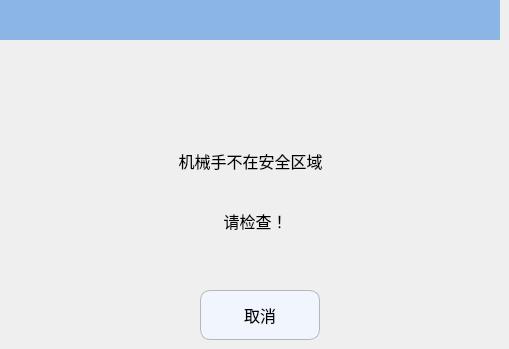
   <widget class="QWidget" name="page_3">
    <widget class="QLabel" name="label_tip1">
     <property name="geometry">
      <rect>
       <x>120</x>
       <y>140</y>
       <width>261</width>
       <height>41</height>
      </rect>
     </property>
     <property name="font">
      <font>
       <pointsize>12</pointsize>
      </font>
     </property>
     <property name="text">
      <string>机械手不在安全区域</string>
     </property>
     <property name="alignment">
      <set>Qt::AlignCenter</set>
     </property>
    </widget>
    <widget class="QLabel" name="label_10">
     <property name="geometry">
      <rect>
       <x>0</x>
       <y>0</y>
       <width>500</width>
       <height>40</height>
      </rect>
     </property>
     <property name="minimumSize">
      <size>
       <width>500</width>
       <height>40</height>
      </size>
     </property>
     <property name="maximumSize">
      <size>
       <width>500</width>
       <height>30</height>
      </size>
     </property>
     <property name="font">
      <font>
       <pointsize>16</pointsize>
      </font>
     </property>
     <property name="styleSheet">
      <string notr="true">QLabel{background-color:#8BB5E5;}</string>
     </property>
     <property name="text">
      <string/>
     </property>
     <property name="alignment">
      <set>Qt::AlignCenter</set>
     </property>
    </widget>
    <widget class="QPushButton" name="Btn_limPosSetCancel">
     <property name="geometry">
      <rect>
       <x>200</x>
       <y>290</y>
       <width>120</width>
       <height>50</height>
      </rect>
     </property>
     <property name="minimumSize">
      <size>
       <width>120</width>
       <height>50</height>
      </size>
     </property>
     <property name="maximumSize">
      <size>
       <width>120</width>
       <height>50</height>
      </size>
     </property>
     <property name="font">
      <font>
       <pointsize>12</pointsize>
      </font>
     </property>
     <property name="styleSheet">
      <string notr="true">QPushButton
{
    background-color:#F1F5FE;
    border-style:solid; /*边框风格*/
    border-width:1px;/*边框宽度*/
    border-color:#B4B6BC; /*边框颜色*/
    border-radius:10px; /*边框倒角*/
}
QPushButton:pressed
{
    border-style:outset; /*边框风格*/
    background-color:qlineargradient(x1: 0, y1: 0, x2: 0, y2: 1, stop:0 #00befa, stop: 1 #0160ea);/*背景色*/
    border-width:1px;/*边框宽度*/
    border-color:#0055ff; /*边框颜色*/
    border-radius:10px; /*边框倒角*/
}</string>
     </property>
     <property name="text">
      <string>取消</string>
     </property>
     <property name="icon">
      <iconset resource="../resource.qrc">
       <normaloff>:/ManualPage/manualpage_images/cancel.png</normaloff>:/ManualPage/manualpage_images/cancel.png</iconset>
     </property>
     <property name="iconSize">
      <size>
       <width>30</width>
       <height>30</height>
      </size>
     </property>
    </widget>
    <widget class="QLabel" name="label_21">
     <property name="geometry">
      <rect>
       <x>230</x>
       <y>70</y>
       <width>40</width>
       <height>40</height>
      </rect>
     </property>
     <property name="minimumSize">
      <size>
       <width>40</width>
       <height>40</height>
      </size>
     </property>
     <property name="maximumSize">
      <size>
       <width>40</width>
       <height>40</height>
      </size>
     </property>
     <property name="text">
      <string/>
     </property>
     <property name="pixmap">
      <pixmap resource="../resource.qrc">:/RunPage/runpage_images/alarm.png</pixmap>
     </property>
    </widget>
    <widget class="QLabel" name="label_tip2">
     <property name="geometry">
      <rect>
       <x>180</x>
       <y>200</y>
       <width>151</width>
       <height>41</height>
      </rect>
     </property>
     <property name="font">
      <font>
       <pointsize>12</pointsize>
      </font>
     </property>
     <property name="text">
      <string>请检查！</string>
     </property>
     <property name="alignment">
      <set>Qt::AlignCenter</set>
     </property>
    </widget>
   </widget>
